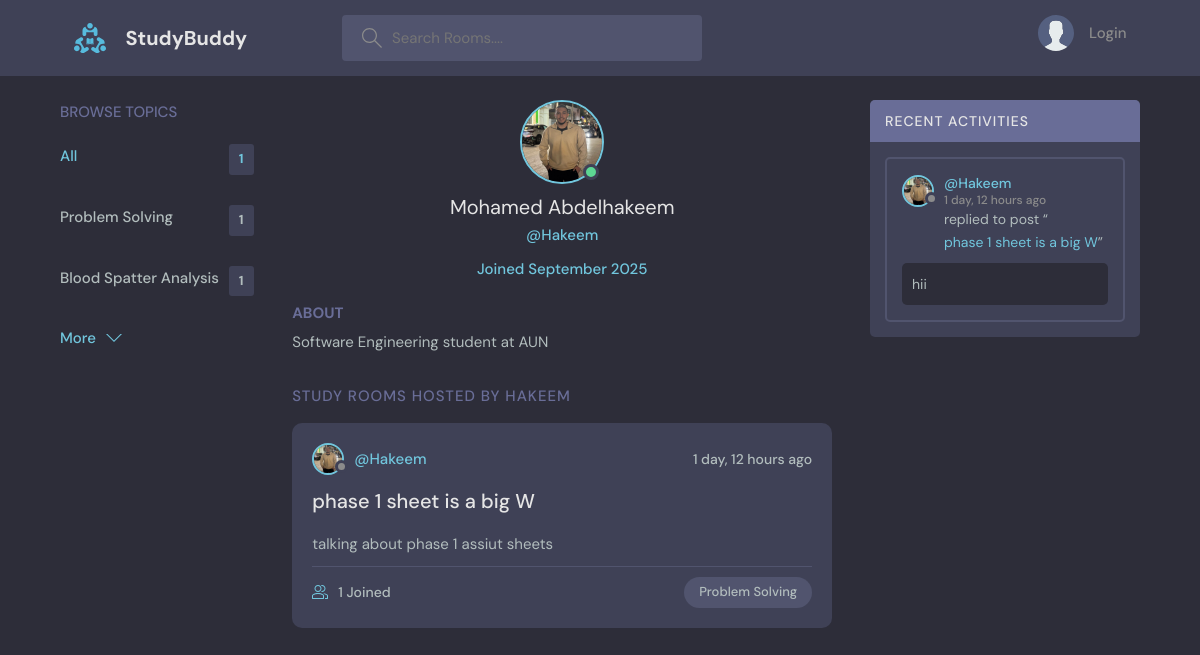
Page /profile/1/ on the earlier database version.
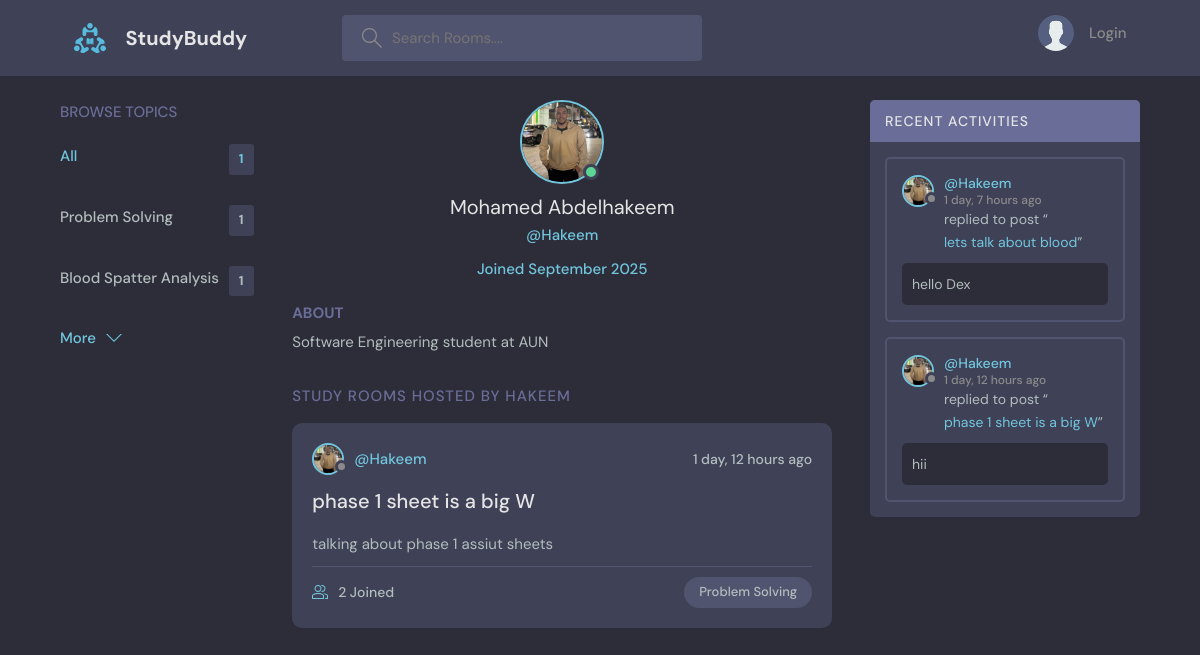
Same page on the later database version.
### base/models.py (models this page shows, shortened)
class Topic(models.Model):
    name = models.CharField(max_length=200)

class Room(models.Model):
    host = models.ForeignKey(User, on_delete=models.SET_NULL, null=True)
    topic = models.ForeignKey(Topic, on_delete = models.SET_NULL, null = True)
    name = models.CharField(max_length=200)
    description = models.TextField(null = True, blank = True)
    participants = models.ManyToManyField(User, related_name='participants', blank=True)
    updated = models.DateTimeField(auto_now=True)
    created = models.DateTimeField(auto_now_add=True)
    class Meta:
        ordering = ['-updated', '-created']
    def __str__(self):
        return self.name

class User(AbstractUser):
    name = models.CharField(max_length=200, null=True)
    email = models.EmailField(unique=True, null=True)
    bio = models.TextField(null=True)
    avatar = models.ImageField(null=True, default="avatar.svg")
    username = models.CharField(max_length=200, unique=True)
    USERNAME_FIELD = 'email'
    REQUIRED_FIELDS = []

class Message(models.Model):
    user = models.ForeignKey(User, on_delete=models.CASCADE)
    room = models.ForeignKey(Room, on_delete=models.CASCADE)
    body = models.TextField()
    updated = models.DateTimeField(auto_now=True)
    created = models.DateTimeField(auto_now_add=True)
    class Meta:
        ordering = ['-updated', '-created']

### base/views.py (the view)
# urls.py: path('profile/<str:pk>/', views.userProfile, name="user-profile"),
def userProfile(request, pk):
    user = User.objects.get(id=pk)
    rooms = user.room_set.all()
    room_messages = user.message_set.all()
    topics = Topic.objects.all()
    context = {'user': user, 'rooms': rooms, 'room_messages': room_messages, 'topics': topics}
    return render(request, 'base/profile.html', context)

### base/templates/base/profile.html (shortened to what this page needs)
{% extends 'main.html' %}
{% block content %}
<main class="profile-page layout layout--3">
    <div class="container">
        {% include 'base/topics_component.html'%}
      <div class="roomList">
        <div class="profile">
          <div class="profile__avatar">
            <div class="avatar avatar--large active">
              <img src="{{user.avatar.url}}" />
            </div>
          </div>
          <div class="profile__info">
            <h3>{{user.name}}</h3>
            <p>@{{user.username}}</p>
            <p>Joined {{user.date_joined|date:"F Y"}}</p>
          </div>
          <div class="profile__about">
            <h3>About</h3>
            <p>
              {{user.bio}}
            </p>
          </div>
        </div>
        <div class="roomList__header">
          <div>
            <h2>Study Rooms Hosted by {{user.username}}</a>
            </h2>
          </div>
        </div>
        {% include 'base/feed_component.html'%}
      </div>
        {% include 'base/activity_component.html'%}
    </div>
</main>
{% endblock %}

### base/templates/base/topics_component.html
        <div class="topics">
          <div class="topics__header">
            <h2>Browse Topics</h2>
          </div>
          <ul class="topics__list">
            <li>
              <a href="{% url 'home'%}" class="active">All <span>{{rooms.count}}</span></a>
            </li>
            {% for topic in topics %}
            <li>
              <a href="{% url 'home'%}?q={{topic.name}}">{{topic.name}} <span>{{topic.room_set.all.count}} </span></a>
            </li>
            {% endfor %}
          </ul>
          <a class="btn btn--link" href="{% url 'topics' %}">
            More
            <svg version="1.1" xmlns="http://www.w3.org/2000/svg" width="32" height="32" viewBox="0 0 32 32">
              <title>chevron-down</title>
              <path d="M16 21l-13-13h-3l16 16 16-16h-3l-13 13z"></path>
            </svg>
          </a>
        </div>

### base/templates/base/feed_component.html (shortened to what this page needs)
{% for room in rooms %}
    <div class="roomListRoom">
            <div class="roomListRoom__header">
              <a href="{% url 'user-profile' room.host.id %}" class="roomListRoom__author">
                <div class="avatar avatar--small">
                  <img src="{{room.host.avatar.url}}" />
                </div>
                <span>@{{room.host.username}}</span>
              </a>
              <div class="roomListRoom__actions">
                <span>{{ room.created|timesince}} ago</span>
              </div>
            </div>
            <div class="roomListRoom__content">
              <a href="{% url 'room' room.id %}">{{room.name}}</a>
              <p>
                {{room.description|slice:":100"}}{% if room.description|length > 100 %}...{% endif %}
              </p>
            </div>
            <div class="roomListRoom__meta">
              <a href="{% url 'room' room.id %}" class="roomListRoom__joined">
                {{room.participants.all.count}} Joined
              </a>
              <p class="roomListRoom__topic">{{room.topic.name}}</p>
            </div>
    </div>
{% endfor %}

### base/templates/base/activity_component.html (shortened to what this page needs)
        <div class="activities">
          <div class="activities__header">
            <h2>Recent Activities</h2>
          </div>
          {% for message in room_messages %}
          <div class="activities__box">
            <div class="activities__boxHeader roomListRoom__header">
              <a href="{% url 'user-profile' message.user.id %}" class="roomListRoom__author">
                <div class="avatar avatar--small">
                  <img src="{{message.user.avatar.url}}" />
                </div>
                <p>
                  @{{message.user.username}}
                  <span>{{message.created|timesince}} ago</span>
                </p>
              </a>
            </div>
            <div class="activities__boxContent">
              <p>replied to post “<a href="{% url 'room' message.room.id %}">{{message.room}}</a>”</p>
              <div class="activities__boxRoomContent">
               {{message.body|slice:":100"}}{% if message.body|length > 100 %}...{% endif %}
              </div>
            </div>
          </div>
          {% endfor %}
        </div>

Differences in the rows shown:
computed for Room "phase 1 sheet is a big W": participants.all.count "1" → "2"
added Message: user.avatar (picture), user.username "Hakeem", created "1 day, 7 hours", room "lets talk about blood", body "hello Dex"
